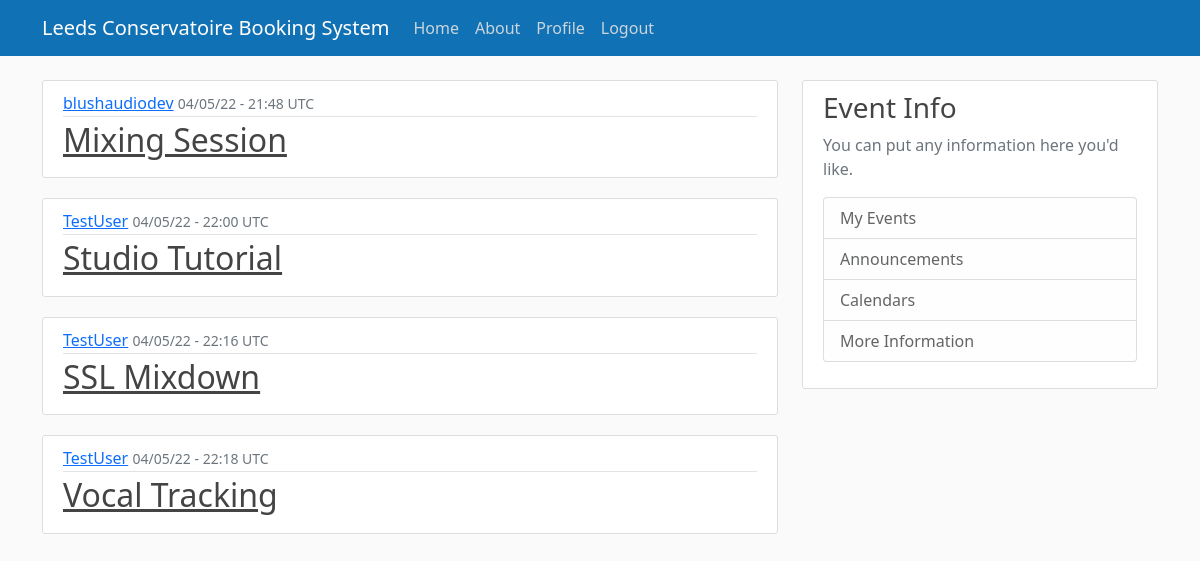
Page /home/ (signed in) on the earlier database version.
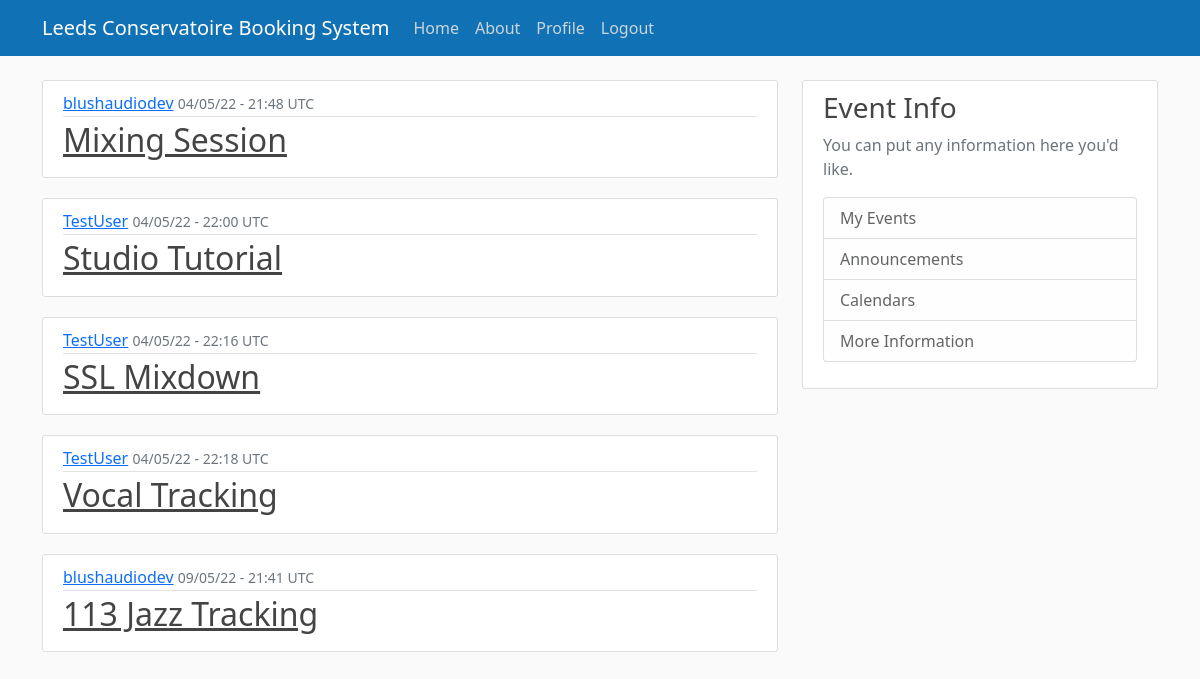
Same page on the later database version.
### bookingsystem/models.py (models this page shows, shortened)
class Event(models.Model):
    title = models.CharField(max_length=100)
    owner = models.ForeignKey(User, on_delete=models.CASCADE)
    timebooked = models.DateTimeField(auto_now_add=True)

### bookingsystem/views.py (the view)
# urls.py: path('home/', views.home, name='bookingsystem-home'),
@login_required
def home(request):
    context = {
        'events': Event.objects.all()
    }
    return render (request,'home.html', context)

### bookingsystem/templates/home.html
{% extends "base.html" %}
{% block content %}
    {% for event in events %}
        <article class="media content-section">
            <div class="media-body">
                <div class="article-metadata">
                    <a class="mr-2" href="#">{{ event.owner }}</a>
                    <small class="text-muted">{{ event.timebooked|date:"d/m/y - H:i e" }}</small>
                </div>
                <h2><a class="article-title" href="#">{{ event.title }}</a></h2>
            </div>
        </article>
    {% endfor %}
{% endblock content %}

### bookingsystem/templates/base.html (shortened to what this page needs)
{% load static %}
<!DOCTYPE html>
<html>
<head>
    <link href="https://cdn.jsdelivr.net/npm/bootstrap@5.0.2/dist/css/bootstrap.min.css" rel="stylesheet">
    <link rel="stylesheet" type="text/css" href="{% static 'main.css' %}">
</head>
<body>
    <header class="site-header">
        <nav class="navbar navbar-expand-md navbar-dark bg-steel fixed-top">
            <div class="container">
                <a class="navbar-brand mr-4" href="{% url 'bookingsystem-home' %}">Leeds Conservatoire Booking System</a>
                <div class="collapse navbar-collapse" id="navbarToggle">
                    <div class="navbar-nav mr-auto">
                        {% if user.is_authenticated %}
                            <a class="nav-item nav-link" href="{% url 'bookingsystem-home' %}">Home</a>
                            <a class="nav-item nav-link" href="{% url 'bookingsystem-about' %}">About</a>
                        {% endif %}
                    </div>
                    <div class="navbar-nav">
                        {% if user.is_authenticated %}
                            <a class="nav-item nav-link" href="{% url 'users-profile' %}">Profile</a>
                            <a class="nav-item nav-link" href="{% url 'bookingsystem-logout' %}">Logout</a>
                        {% else %}
                            <a class="nav-item nav-link" href="{% url 'bookingsystem-login' %}">Login</a>
                        {% endif %}
                    </div>
                </div>
            </div>
        </nav>
    </header>
    <main role="main" class="container">
        <div class="row">
            <div class="col-md-8">
                {% block content %}{% endblock %}
            </div>
            {% if user.is_authenticated %}
            <div class="col-md-4">
                <div class="content-section">
                    <h3>Event Info</h3>
                    <p class='text-muted'>You can put any information here you'd like.
                        <ul class="list-group">
                            <li class="list-group-item list-group-item-light">My Events</li>
                            <li class="list-group-item list-group-item-light">Announcements</li>
                            <li class="list-group-item list-group-item-light">Calendars</li>
                            <li class="list-group-item list-group-item-light">More Information</li>
                        </ul>
                    </p>
                </div>
            </div>
            {% endif %}
        </div>
    </main>
</body>
</html>

### bookingsystem/static/main.css (style rules this page uses)
body { background: #fafafa; color: #333333; margin-top: 5rem; }
h1, h2, h3, h4, h5, h6 { color: #444444; }
ul { margin: 0; }
.bg-steel { background-color: #1171b5; }
.site-header .navbar-nav .nav-link { color: #cbd5db; }
.content-section { background: #ffffff; padding: 10px 20px; border: 1px solid #dddddd; border-radius: 3px; margin-bottom: 20px; }
.article-title { color: #444444; }
.article-metadata { padding-bottom: 1px; margin-bottom: 4px; border-bottom: 1px solid #e3e3e3 }

Differences in the rows shown:
added Event: owner "blushaudiodev", timebooked "09/05/22 - 21:41 UTC", title "113 Jazz Tracking"
